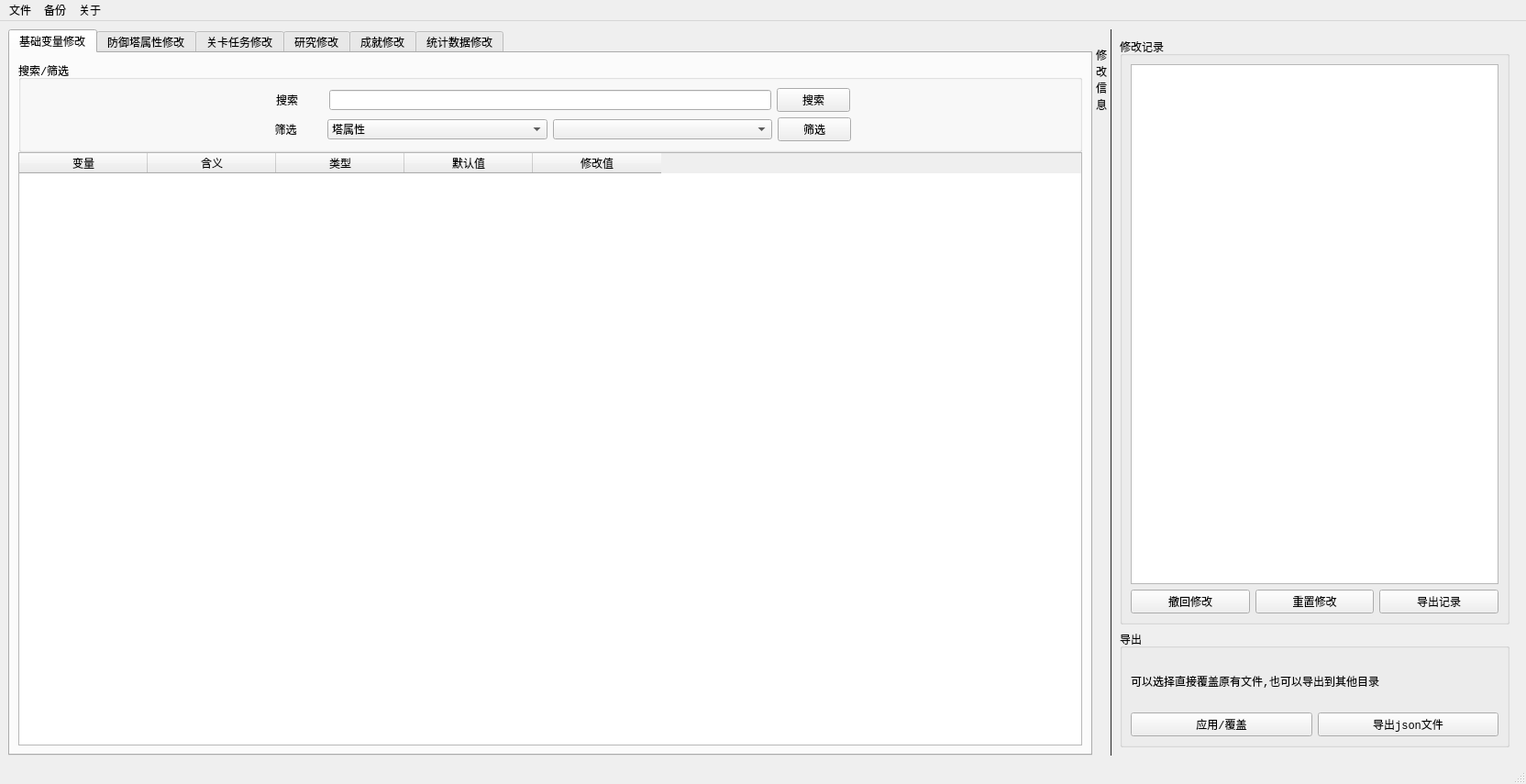
<?xml version="1.0" encoding="UTF-8"?>
<ui version="4.0">
 <class>ModifyWindow</class>
 <widget class="QMainWindow" name="ModifyWindow">
  <property name="geometry">
   <rect>
    <x>0</x>
    <y>0</y>
    <width>1664</width>
    <height>855</height>
   </rect>
  </property>
  <property name="sizePolicy">
   <sizepolicy hsizetype="Preferred" vsizetype="Preferred">
    <horstretch>0</horstretch>
    <verstretch>0</verstretch>
   </sizepolicy>
  </property>
  <property name="font">
   <font>
    <family>Consolas</family>
   </font>
  </property>
  <property name="windowTitle">
   <string>Infinitode2修改器</string>
  </property>
  <widget class="QWidget" name="centralwidget">
   <layout class="QHBoxLayout" name="horizontalLayout_13" stretch="8,0,0,3">
    <property name="spacing">
     <number>0</number>
    </property>
    <item>
     <widget class="QTabWidget" name="tabWidget">
      <property name="sizePolicy">
       <sizepolicy hsizetype="Preferred" vsizetype="Preferred">
        <horstretch>0</horstretch>
        <verstretch>0</verstretch>
       </sizepolicy>
      </property>
      <property name="currentIndex">
       <number>0</number>
      </property>
      <property name="tabBarAutoHide">
       <bool>false</bool>
      </property>
      <widget class="QWidget" name="basicTab">
       <property name="sizePolicy">
        <sizepolicy hsizetype="Expanding" vsizetype="Expanding">
         <horstretch>0</horstretch>
         <verstretch>0</verstretch>
        </sizepolicy>
       </property>
       <attribute name="title">
        <string>基础变量修改</string>
       </attribute>
       <layout class="QHBoxLayout" name="horizontalLayout" stretch="7,0,0">
        <property name="spacing">
         <number>0</number>
        </property>
        <item>
         <layout class="QVBoxLayout" name="verticalLayout_3" stretch="1,9">
          <item>
           <widget class="QGroupBox" name="groupBox">
            <property name="title">
             <string>搜索/筛选</string>
            </property>
            <layout class="QVBoxLayout" name="verticalLayout_4" stretch="1,4,4,1">
             <item>
              <spacer name="verticalSpacer_3">
               <property name="orientation">
                <enum>Qt::Vertical</enum>
               </property>
               <property name="sizeHint" stdset="0">
                <size>
                 <width>20</width>
                 <height>40</height>
                </size>
               </property>
              </spacer>
             </item>
             <item>
              <layout class="QHBoxLayout" name="horizontalLayout_3" stretch="3,1,6,1,3">
               <item>
                <spacer name="horizontalSpacer">
                 <property name="orientation">
                  <enum>Qt::Horizontal</enum>
                 </property>
                 <property name="sizeHint" stdset="0">
                  <size>
                   <width>40</width>
                   <height>20</height>
                  </size>
                 </property>
                </spacer>
               </item>
               <item>
                <widget class="QLabel" name="label_2">
                 <property name="text">
                  <string>搜索</string>
                 </property>
                 <property name="alignment">
                  <set>Qt::AlignCenter</set>
                 </property>
                </widget>
               </item>
               <item>
                <widget class="QLineEdit" name="basicTab_searchLineEdit"/>
               </item>
               <item>
                <widget class="QPushButton" name="basicTab_searchBtn">
                 <property name="text">
                  <string>搜索</string>
                 </property>
                </widget>
               </item>
               <item>
                <spacer name="horizontalSpacer_2">
                 <property name="orientation">
                  <enum>Qt::Horizontal</enum>
                 </property>
                 <property name="sizeHint" stdset="0">
                  <size>
                   <width>40</width>
                   <height>20</height>
                  </size>
                 </property>
                </spacer>
               </item>
              </layout>
             </item>
             <item>
              <layout class="QHBoxLayout" name="horizontalLayout_2" stretch="3,1,3,3,1,3">
               <item>
                <spacer name="horizontalSpacer_3">
                 <property name="orientation">
                  <enum>Qt::Horizontal</enum>
                 </property>
                 <property name="sizeHint" stdset="0">
                  <size>
                   <width>40</width>
                   <height>20</height>
                  </size>
                 </property>
                </spacer>
               </item>
               <item>
                <widget class="QLabel" name="label_3">
                 <property name="text">
                  <string>筛选</string>
                 </property>
                 <property name="alignment">
                  <set>Qt::AlignCenter</set>
                 </property>
                </widget>
               </item>
               <item>
                <widget class="QComboBox" name="basicTab_selectComboBox_1">
                 <item>
                  <property name="text">
                   <string>塔属性</string>
                  </property>
                 </item>
                 <item>
                  <property name="text">
                   <string>技能</string>
                  </property>
                 </item>
                 <item>
                  <property name="text">
                   <string>杂项</string>
                  </property>
                 </item>
                </widget>
               </item>
               <item>
                <widget class="QComboBox" name="basicTab_selectComboBox_2"/>
               </item>
               <item>
                <widget class="QPushButton" name="basicTab_selectBtn">
                 <property name="text">
                  <string>筛选</string>
                 </property>
                </widget>
               </item>
               <item>
                <spacer name="horizontalSpacer_4">
                 <property name="orientation">
                  <enum>Qt::Horizontal</enum>
                 </property>
                 <property name="sizeHint" stdset="0">
                  <size>
                   <width>40</width>
                   <height>20</height>
                  </size>
                 </property>
                </spacer>
               </item>
              </layout>
             </item>
             <item>
              <spacer name="verticalSpacer_2">
               <property name="orientation">
                <enum>Qt::Vertical</enum>
               </property>
               <property name="sizeHint" stdset="0">
                <size>
                 <width>20</width>
                 <height>40</height>
                </size>
               </property>
              </spacer>
             </item>
            </layout>
           </widget>
          </item>
          <item>
           <widget class="QTableWidget" name="basicTab_tableWidget">
            <property name="font">
             <font>
              <family>Consolas</family>
             </font>
            </property>
            <property name="gridStyle">
             <enum>Qt::SolidLine</enum>
            </property>
            <property name="sortingEnabled">
             <bool>false</bool>
            </property>
            <attribute name="horizontalHeaderDefaultSectionSize">
             <number>140</number>
            </attribute>
            <attribute name="verticalHeaderMinimumSectionSize">
             <number>30</number>
            </attribute>
            <attribute name="verticalHeaderDefaultSectionSize">
             <number>45</number>
            </attribute>
            <column>
             <property name="text">
              <string>变量</string>
             </property>
            </column>
            <column>
             <property name="text">
              <string>含义</string>
             </property>
            </column>
            <column>
             <property name="text">
              <string>类型</string>
             </property>
            </column>
            <column>
             <property name="text">
              <string>默认值</string>
             </property>
            </column>
            <column>
             <property name="text">
              <string>修改值</string>
             </property>
            </column>
           </widget>
          </item>
         </layout>
        </item>
        <item>
         <layout class="QVBoxLayout" name="verticalLayout_10"/>
        </item>
        <item>
         <widget class="QWidget" name="basicTab_modifyRecordWidget" native="true">
          <layout class="QVBoxLayout" name="verticalLayout_9">
           <property name="spacing">
            <number>0</number>
           </property>
           <property name="leftMargin">
            <number>0</number>
           </property>
           <property name="topMargin">
            <number>0</number>
           </property>
           <property name="rightMargin">
            <number>0</number>
           </property>
           <property name="bottomMargin">
            <number>0</number>
           </property>
          </layout>
         </widget>
        </item>
       </layout>
      </widget>
      <widget class="QWidget" name="towerTab">
       <attribute name="title">
        <string>防御塔属性修改</string>
       </attribute>
       <layout class="QHBoxLayout" name="horizontalLayout_8" stretch="0,1,100">
        <property name="spacing">
         <number>0</number>
        </property>
        <item>
         <widget class="QScrollArea" name="leftTagsScrollArea">
          <property name="styleSheet">
           <string notr="true">QScrollBar {height:0px;}
QScrollBar {width:0px;}
</string>
          </property>
          <property name="frameShape">
           <enum>QFrame::NoFrame</enum>
          </property>
          <property name="frameShadow">
           <enum>QFrame::Plain</enum>
          </property>
          <property name="verticalScrollBarPolicy">
           <enum>Qt::ScrollBarAlwaysOn</enum>
          </property>
          <property name="horizontalScrollBarPolicy">
           <enum>Qt::ScrollBarAlwaysOff</enum>
          </property>
          <property name="sizeAdjustPolicy">
           <enum>QAbstractScrollArea::AdjustIgnored</enum>
          </property>
          <property name="widgetResizable">
           <bool>true</bool>
          </property>
          <property name="alignment">
           <set>Qt::AlignCenter</set>
          </property>
          <widget class="QWidget" name="scrollAreaWidgetContents">
           <property name="geometry">
            <rect>
             <x>0</x>
             <y>0</y>
             <width>52</width>
             <height>894</height>
            </rect>
           </property>
           <layout class="QHBoxLayout" name="horizontalLayout_9">
            <property name="spacing">
             <number>0</number>
            </property>
            <property name="sizeConstraint">
             <enum>QLayout::SetNoConstraint</enum>
            </property>
            <property name="leftMargin">
             <number>0</number>
            </property>
            <property name="topMargin">
             <number>0</number>
            </property>
            <property name="rightMargin">
             <number>0</number>
            </property>
            <property name="bottomMargin">
             <number>0</number>
            </property>
            <item>
             <widget class="QWidget" name="towerTab_tagWidget" native="true">
              <layout class="QVBoxLayout" name="verticalLayout_7">
               <property name="spacing">
                <number>10</number>
               </property>
               <property name="leftMargin">
                <number>3</number>
               </property>
               <property name="topMargin">
                <number>5</number>
               </property>
               <property name="rightMargin">
                <number>0</number>
               </property>
               <property name="bottomMargin">
                <number>5</number>
               </property>
               <item>
                <widget class="Tag" name="towerTab_basicTag">
                 <property name="minimumSize">
                  <size>
                   <width>49</width>
                   <height>49</height>
                  </size>
                 </property>
                 <property name="maximumSize">
                  <size>
                   <width>49</width>
                   <height>49</height>
                  </size>
                 </property>
                 <property name="styleSheet">
                  <string notr="true">QLabel:hover{
	border-image:url(:/tower_c/tower_48_color/TOWER_BASIC.png)
}
QLabel{
	border-image: url(:/tower_g/tower_48_grey/TOWER_BASIC_1.png);
}</string>
                 </property>
                 <property name="text">
                  <string/>
                 </property>
                 <property name="alignment">
                  <set>Qt::AlignCenter</set>
                 </property>
                </widget>
               </item>
               <item>
                <widget class="Tag" name="towerTab_sniperTag">
                 <property name="minimumSize">
                  <size>
                   <width>49</width>
                   <height>43</height>
                  </size>
                 </property>
                 <property name="maximumSize">
                  <size>
                   <width>49</width>
                   <height>43</height>
                  </size>
                 </property>
                 <property name="styleSheet">
                  <string notr="true">QLabel:hover{
	border-image:url(:/tower_c/tower_48_color/TOWER_SNIPER.png)
}
QLabel{
	border-image: url(:/tower_g/tower_48_grey/TOWER_SNIPER_1.png);
}</string>
                 </property>
                 <property name="text">
                  <string/>
                 </property>
                 <property name="alignment">
                  <set>Qt::AlignCenter</set>
                 </property>
                </widget>
               </item>
               <item>
                <widget class="Tag" name="towerTab_cannonTag">
                 <property name="sizePolicy">
                  <sizepolicy hsizetype="Preferred" vsizetype="Preferred">
                   <horstretch>49</horstretch>
                   <verstretch>49</verstretch>
                  </sizepolicy>
                 </property>
                 <property name="minimumSize">
                  <size>
                   <width>49</width>
                   <height>47</height>
                  </size>
                 </property>
                 <property name="maximumSize">
                  <size>
                   <width>49</width>
                   <height>47</height>
                  </size>
                 </property>
                 <property name="styleSheet">
                  <string notr="true">QLabel:hover{border-image:url(:/tower_c/tower_48_color/TOWER_CANNON.png)}QLabel{border-image: url(:/tower_g/tower_48_grey/TOWER_CANNON_1.png);}</string>
                 </property>
                 <property name="text">
                  <string/>
                 </property>
                 <property name="alignment">
                  <set>Qt::AlignCenter</set>
                 </property>
                </widget>
               </item>
               <item>
                <widget class="Tag" name="towerTab_freezingTag">
                 <property name="sizePolicy">
                  <sizepolicy hsizetype="Preferred" vsizetype="Preferred">
                   <horstretch>0</horstretch>
                   <verstretch>0</verstretch>
                  </sizepolicy>
                 </property>
                 <property name="minimumSize">
                  <size>
                   <width>49</width>
                   <height>49</height>
                  </size>
                 </property>
                 <property name="maximumSize">
                  <size>
                   <width>49</width>
                   <height>49</height>
                  </size>
                 </property>
                 <property name="styleSheet">
                  <string notr="true">QLabel:hover{border-image:url(:/tower_c/tower_48_color/TOWER_FREEZING.png)}QLabel{border-image: url(:/tower_g/tower_48_grey/TOWER_FREEZING_1.png);}</string>
                 </property>
                 <property name="text">
                  <string/>
                 </property>
                 <property name="alignment">
                  <set>Qt::AlignCenter</set>
                 </property>
                </widget>
               </item>
               <item>
                <widget class="Tag" name="towerTab_airTag">
                 <property name="minimumSize">
                  <size>
                   <width>49</width>
                   <height>43</height>
                  </size>
                 </property>
                 <property name="maximumSize">
                  <size>
                   <width>49</width>
                   <height>43</height>
                  </size>
                 </property>
                 <property name="styleSheet">
                  <string notr="true">QLabel:hover{border-image:url(:/tower_c/tower_48_color/TOWER_AIR.png)}QLabel{border-image: url(:/tower_g/tower_48_grey/TOWER_AIR_1.png);}</string>
                 </property>
                 <property name="text">
                  <string/>
                 </property>
                 <property name="alignment">
                  <set>Qt::AlignCenter</set>
                 </property>
                </widget>
               </item>
               <item>
                <widget class="Tag" name="towerTab_splashTag">
                 <property name="minimumSize">
                  <size>
                   <width>49</width>
                   <height>52</height>
                  </size>
                 </property>
                 <property name="maximumSize">
                  <size>
                   <width>49</width>
                   <height>52</height>
                  </size>
                 </property>
                 <property name="styleSheet">
                  <string notr="true">QLabel:hover{border-image:url(:/tower_c/tower_48_color/TOWER_SPLASH.png)}QLabel{border-image: url(:/tower_g/tower_48_grey/TOWER_SPLASH_1.png);}</string>
                 </property>
                 <property name="text">
                  <string/>
                 </property>
                 <property name="alignment">
                  <set>Qt::AlignCenter</set>
                 </property>
                </widget>
               </item>
               <item>
                <widget class="Tag" name="towerTab_blastTag">
                 <property name="sizePolicy">
                  <sizepolicy hsizetype="Preferred" vsizetype="Preferred">
                   <horstretch>0</horstretch>
                   <verstretch>0</verstretch>
                  </sizepolicy>
                 </property>
                 <property name="minimumSize">
                  <size>
                   <width>49</width>
                   <height>47</height>
                  </size>
                 </property>
                 <property name="maximumSize">
                  <size>
                   <width>49</width>
                   <height>47</height>
                  </size>
                 </property>
                 <property name="styleSheet">
                  <string notr="true">QLabel:hover{border-image:url(:/tower_c/tower_48_color/TOWER_BLAST.png)}QLabel{border-image: url(:/tower_g/tower_48_grey/TOWER_BLAST_1.png);}</string>
                 </property>
                 <property name="text">
                  <string/>
                 </property>
                 <property name="alignment">
                  <set>Qt::AlignCenter</set>
                 </property>
                </widget>
               </item>
               <item>
                <widget class="Tag" name="towerTab_multishotTag">
                 <property name="minimumSize">
                  <size>
                   <width>49</width>
                   <height>43</height>
                  </size>
                 </property>
                 <property name="maximumSize">
                  <size>
                   <width>49</width>
                   <height>43</height>
                  </size>
                 </property>
                 <property name="styleSheet">
                  <string notr="true">QLabel:hover{border-image:url(:/tower_c/tower_48_color/TOWER_MULTISHOT.png)}QLabel{border-image: url(:/tower_g/tower_48_grey/TOWER_MULTISHOT_1.png);}</string>
                 </property>
                 <property name="text">
                  <string/>
                 </property>
                 <property name="alignment">
                  <set>Qt::AlignCenter</set>
                 </property>
                </widget>
               </item>
               <item>
                <widget class="Tag" name="towerTab_minigunTag">
                 <property name="minimumSize">
                  <size>
                   <width>49</width>
                   <height>49</height>
                  </size>
                 </property>
                 <property name="maximumSize">
                  <size>
                   <width>49</width>
                   <height>49</height>
                  </size>
                 </property>
                 <property name="styleSheet">
                  <string notr="true">QLabel:hover{border-image:url(:/tower_c/tower_48_color/TOWER_MINIGUN.png)}QLabel{border-image: url(:/tower_g/tower_48_grey/TOWER_MINIGUN_1.png);}</string>
                 </property>
                 <property name="text">
                  <string/>
                 </property>
                 <property name="alignment">
                  <set>Qt::AlignCenter</set>
                 </property>
                </widget>
               </item>
               <item>
                <widget class="Tag" name="towerTab_venomTag">
                 <property name="minimumSize">
                  <size>
                   <width>49</width>
                   <height>42</height>
                  </size>
                 </property>
                 <property name="maximumSize">
                  <size>
                   <width>49</width>
                   <height>42</height>
                  </size>
                 </property>
                 <property name="styleSheet">
                  <string notr="true">QLabel:hover{border-image:url(:/tower_c/tower_48_color/TOWER_VENOM.png)}QLabel{border-image: url(:/tower_g/tower_48_grey/TOWER_VENOM_1.png);}</string>
                 </property>
                 <property name="text">
                  <string/>
                 </property>
                 <property name="alignment">
                  <set>Qt::AlignCenter</set>
                 </property>
                </widget>
               </item>
               <item>
                <widget class="Tag" name="towerTab_teslaTag">
                 <property name="minimumSize">
                  <size>
                   <width>49</width>
                   <height>47</height>
                  </size>
                 </property>
                 <property name="maximumSize">
                  <size>
                   <width>49</width>
                   <height>47</height>
                  </size>
                 </property>
                 <property name="styleSheet">
                  <string notr="true">QLabel:hover{border-image:url(:/tower_c/tower_48_color/TOWER_TESLA.png)}QLabel{border-image: url(:/tower_g/tower_48_grey/TOWER_TESLA_1.png);}</string>
                 </property>
                 <property name="text">
                  <string/>
                 </property>
                 <property name="alignment">
                  <set>Qt::AlignCenter</set>
                 </property>
                </widget>
               </item>
               <item>
                <widget class="Tag" name="towerTab_missileTag">
                 <property name="minimumSize">
                  <size>
                   <width>49</width>
                   <height>29</height>
                  </size>
                 </property>
                 <property name="maximumSize">
                  <size>
                   <width>49</width>
                   <height>29</height>
                  </size>
                 </property>
                 <property name="styleSheet">
                  <string notr="true">QLabel:hover{border-image:url(:/tower_c/tower_48_color/TOWER_MISSILE.png)}QLabel{border-image: url(:/tower_g/tower_48_grey/TOWER_MISSILE_1.png);}</string>
                 </property>
                 <property name="text">
                  <string/>
                 </property>
                 <property name="alignment">
                  <set>Qt::AlignCenter</set>
                 </property>
                </widget>
               </item>
               <item>
                <widget class="Tag" name="towerTab_flamethrowerTag">
                 <property name="minimumSize">
                  <size>
                   <width>49</width>
                   <height>47</height>
                  </size>
                 </property>
                 <property name="maximumSize">
                  <size>
                   <width>49</width>
                   <height>47</height>
                  </size>
                 </property>
                 <property name="styleSheet">
                  <string notr="true">QLabel:hover{border-image:url(:/tower_c/tower_48_color/TOWER_FLAMETHROWER.png)}QLabel{border-image: url(:/tower_g/tower_48_grey/TOWER_FLAMETHROWER_1.png);}</string>
                 </property>
                 <property name="text">
                  <string/>
                 </property>
                 <property name="alignment">
                  <set>Qt::AlignCenter</set>
                 </property>
                </widget>
               </item>
               <item>
                <widget class="Tag" name="towerTab_laserTag">
                 <property name="minimumSize">
                  <size>
                   <width>49</width>
                   <height>49</height>
                  </size>
                 </property>
                 <property name="maximumSize">
                  <size>
                   <width>49</width>
                   <height>49</height>
                  </size>
                 </property>
                 <property name="styleSheet">
                  <string notr="true">QLabel:hover{border-image:url(:/tower_c/tower_48_color/TOWER_LASER.png)}QLabel{border-image: url(:/tower_g/tower_48_grey/TOWER_LASER_1.png);}</string>
                 </property>
                 <property name="text">
                  <string/>
                 </property>
                 <property name="alignment">
                  <set>Qt::AlignCenter</set>
                 </property>
                </widget>
               </item>
               <item>
                <widget class="Tag" name="towerTab_gaussTag">
                 <property name="minimumSize">
                  <size>
                   <width>49</width>
                   <height>49</height>
                  </size>
                 </property>
                 <property name="maximumSize">
                  <size>
                   <width>49</width>
                   <height>49</height>
                  </size>
                 </property>
                 <property name="styleSheet">
                  <string notr="true">QLabel:hover{border-image:url(:/tower_c/tower_48_color/TOWER_GAUSS.png)}QLabel{border-image: url(:/tower_g/tower_48_grey/TOWER_GAUSS_1.png);}</string>
                 </property>
                 <property name="text">
                  <string/>
                 </property>
                 <property name="alignment">
                  <set>Qt::AlignCenter</set>
                 </property>
                </widget>
               </item>
               <item>
                <widget class="Tag" name="towerTab_crusherTag">
                 <property name="minimumSize">
                  <size>
                   <width>49</width>
                   <height>49</height>
                  </size>
                 </property>
                 <property name="maximumSize">
                  <size>
                   <width>49</width>
                   <height>49</height>
                  </size>
                 </property>
                 <property name="styleSheet">
                  <string notr="true">QLabel:hover{border-image:url(:/tower_c/tower_48_color/TOWER_CRUSHER.png)}QLabel{border-image: url(:/tower_g/tower_48_grey/TOWER_CRUSHER_1.png);}</string>
                 </property>
                 <property name="text">
                  <string/>
                 </property>
                 <property name="alignment">
                  <set>Qt::AlignCenter</set>
                 </property>
                </widget>
               </item>
              </layout>
             </widget>
            </item>
           </layout>
          </widget>
         </widget>
        </item>
        <item>
         <spacer name="horizontalSpacer_5">
          <property name="orientation">
           <enum>Qt::Horizontal</enum>
          </property>
          <property name="sizeHint" stdset="0">
           <size>
            <width>40</width>
            <height>20</height>
           </size>
          </property>
         </spacer>
        </item>
        <item>
         <layout class="QVBoxLayout" name="verticalLayout_8">
          <item>
           <widget class="QLabel" name="label_4">
            <property name="text">
             <string>基础属性</string>
            </property>
           </widget>
          </item>
          <item>
           <widget class="QTableWidget" name="towerTab_basicAttributeTableWidget">
            <property name="styleSheet">
             <string notr="true">QHeaderView::section{background-color:rgb(0, 0, 0);color:rgb(255, 255, 255);font-weight:bold;font-size:12px;}</string>
            </property>
            <property name="showGrid">
             <bool>true</bool>
            </property>
            <property name="sortingEnabled">
             <bool>false</bool>
            </property>
           </widget>
          </item>
          <item>
           <widget class="QLabel" name="label_5">
            <property name="text">
             <string>伤害倍率</string>
            </property>
           </widget>
          </item>
          <item>
           <widget class="QTableWidget" name="towerTab_damageTableWidget"/>
          </item>
          <item>
           <widget class="QLabel" name="label_6">
            <property name="text">
             <string>特殊能力</string>
            </property>
           </widget>
          </item>
          <item>
           <widget class="QTableWidget" name="towerTab_abilityTableWidget"/>
          </item>
         </layout>
        </item>
       </layout>
      </widget>
      <widget class="QWidget" name="levelTab">
       <attribute name="title">
        <string>关卡任务修改</string>
       </attribute>
      </widget>
      <widget class="QWidget" name="researchTab">
       <attribute name="title">
        <string>研究修改</string>
       </attribute>
      </widget>
      <widget class="QWidget" name="achievementTab">
       <attribute name="title">
        <string>成就修改</string>
       </attribute>
      </widget>
      <widget class="QWidget" name="statTab">
       <attribute name="title">
        <string>统计数据修改</string>
       </attribute>
      </widget>
     </widget>
    </item>
    <item>
     <layout class="QVBoxLayout" name="verticalLayout">
      <item>
       <widget class="QPushButton" name="basicTab_infoBtn">
        <property name="sizePolicy">
         <sizepolicy hsizetype="Fixed" vsizetype="Fixed">
          <horstretch>0</horstretch>
          <verstretch>0</verstretch>
         </sizepolicy>
        </property>
        <property name="minimumSize">
         <size>
          <width>20</width>
          <height>110</height>
         </size>
        </property>
        <property name="font">
         <font>
          <family>Segoe UI</family>
         </font>
        </property>
        <property name="styleSheet">
         <string notr="true">border-image: url(:/btn/btn.png);
border:none;</string>
        </property>
        <property name="text">
         <string>修
改
信
息</string>
        </property>
       </widget>
      </item>
      <item>
       <spacer name="verticalSpacer">
        <property name="orientation">
         <enum>Qt::Vertical</enum>
        </property>
        <property name="sizeHint" stdset="0">
         <size>
          <width>20</width>
          <height>40</height>
         </size>
        </property>
       </spacer>
      </item>
     </layout>
    </item>
    <item>
     <widget class="QLabel" name="line">
      <property name="minimumSize">
       <size>
        <width>1</width>
        <height>0</height>
       </size>
      </property>
      <property name="maximumSize">
       <size>
        <width>1</width>
        <height>16777215</height>
       </size>
      </property>
      <property name="styleSheet">
       <string notr="true">background-color: rgb(39, 39, 39);</string>
      </property>
      <property name="text">
       <string/>
      </property>
     </widget>
    </item>
    <item>
     <widget class="QWidget" name="modifyRecordWidget" native="true">
      <layout class="QVBoxLayout" name="verticalLayout_2" stretch="10,2">
       <item>
        <widget class="QGroupBox" name="groupBox_4">
         <property name="title">
          <string>修改记录</string>
         </property>
         <layout class="QVBoxLayout" name="verticalLayout_6">
          <item>
           <widget class="QUndoView" name="modifyRecordUndoView"/>
          </item>
          <item>
           <layout class="QHBoxLayout" name="horizontalLayout_7">
            <item>
             <widget class="QPushButton" name="recallRecordBtn">
              <property name="text">
               <string>撤回修改</string>
              </property>
             </widget>
            </item>
            <item>
             <widget class="QPushButton" name="resetModifyBtn">
              <property name="text">
               <string>重置修改</string>
              </property>
             </widget>
            </item>
            <item>
             <widget class="QPushButton" name="exportRecordBtn">
              <property name="text">
               <string>导出记录</string>
              </property>
             </widget>
            </item>
           </layout>
          </item>
         </layout>
        </widget>
       </item>
       <item>
        <widget class="QGroupBox" name="groupBox_3">
         <property name="title">
          <string>导出</string>
         </property>
         <layout class="QVBoxLayout" name="verticalLayout_5" stretch="0,0">
          <item>
           <layout class="QHBoxLayout" name="horizontalLayout_4">
            <item>
             <widget class="QLabel" name="label">
              <property name="text">
               <string>&lt;html&gt;&lt;head/&gt;&lt;body&gt;&lt;p&gt;可以选择直接覆盖原有文件,也可以导出到其他目录&lt;/p&gt;&lt;/body&gt;&lt;/html&gt;</string>
              </property>
             </widget>
            </item>
           </layout>
          </item>
          <item>
           <layout class="QHBoxLayout" name="horizontalLayout_5" stretch="5,5">
            <item>
             <widget class="QPushButton" name="applyBtn">
              <property name="text">
               <string>应用/覆盖</string>
              </property>
             </widget>
            </item>
            <item>
             <widget class="QPushButton" name="outputBtn">
              <property name="text">
               <string>导出json文件</string>
              </property>
             </widget>
            </item>
           </layout>
          </item>
         </layout>
        </widget>
       </item>
      </layout>
     </widget>
    </item>
   </layout>
  </widget>
  <widget class="QMenuBar" name="menubar">
   <property name="geometry">
    <rect>
     <x>0</x>
     <y>0</y>
     <width>1664</width>
     <height>24</height>
    </rect>
   </property>
   <widget class="QMenu" name="menuLoad">
    <property name="title">
     <string>文件</string>
    </property>
    <addaction name="actionLoad_game_path"/>
    <addaction name="actionLoad_archive"/>
    <addaction name="actionLoad_resource"/>
    <addaction name="separator"/>
    <addaction name="actionLoad_custom_conf"/>
    <addaction name="actionSave_modify"/>
    <addaction name="actionSave_As"/>
    <addaction name="separator"/>
    <addaction name="actionExit"/>
   </widget>
   <widget class="QMenu" name="menu">
    <property name="title">
     <string>备份</string>
    </property>
    <addaction name="actionGenerate_backup"/>
    <addaction name="actionRestore_backup"/>
    <addaction name="separator"/>
    <addaction name="actionBackup_list"/>
   </widget>
   <widget class="QMenu" name="menu_2">
    <property name="title">
     <string>关于</string>
    </property>
    <addaction name="actionVersion_information"/>
    <addaction name="actionAuthor"/>
    <addaction name="actionReport_bugs"/>
   </widget>
   <addaction name="menuLoad"/>
   <addaction name="menu"/>
   <addaction name="menu_2"/>
  </widget>
  <widget class="QStatusBar" name="statusbar"/>
  <action name="actionLoad_game_path">
   <property name="text">
    <string>载入游戏路径</string>
   </property>
  </action>
  <action name="actionLoad_archive">
   <property name="text">
    <string>载入存档</string>
   </property>
  </action>
  <action name="actionLoad_resource">
   <property name="text">
    <string>载入资源文件</string>
   </property>
  </action>
  <action name="actionLoad_custom_conf">
   <property name="text">
    <string>打开修改文件</string>
   </property>
  </action>
  <action name="actionSave_modify">
   <property name="text">
    <string>保存修改文件</string>
   </property>
  </action>
  <action name="actionSave_As">
   <property name="text">
    <string>另存为</string>
   </property>
  </action>
  <action name="actionExit">
   <property name="text">
    <string>退出</string>
   </property>
  </action>
  <action name="actionGenerate_backup">
   <property name="text">
    <string>生成备份</string>
   </property>
  </action>
  <action name="actionRestore_backup">
   <property name="text">
    <string>恢复备份</string>
   </property>
  </action>
  <action name="actionBackup_list">
   <property name="text">
    <string>管理备份</string>
   </property>
  </action>
  <action name="actionVersion_information">
   <property name="text">
    <string>版本信息</string>
   </property>
  </action>
  <action name="actionAuthor">
   <property name="text">
    <string>作者信息</string>
   </property>
  </action>
  <action name="actionReport_bugs">
   <property name="text">
    <string>报告错误</string>
   </property>
  </action>
 </widget>
 <customwidgets>
  <customwidget>
   <class>Tag</class>
   <extends>QLabel</extends>
   <header>widgets/tag.h</header>
   <slots>
    <slot>clicked()</slot>
   </slots>
  </customwidget>
 </customwidgets>
 <resources>
  <include location="../img/tower.qrc"/>
 </resources>
 <connections/>
</ui>
